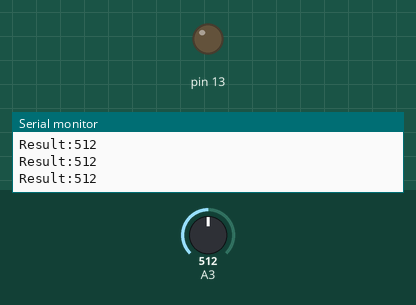
Recording of a sketch running on a simulated Arduino Uno, built with avr-gcc and run on an emulated ATmega328P. On the bench: output pins drawn as LEDs (lit = HIGH), the last lines printed to the serial monitor. Inputs (shaded band) come from the test bench; at power-on: A3 = 512.

Above: at 1.2 s.
1.3 s: A3 set to 308
2.8 s: A3 set to 292
At 3.8 s:
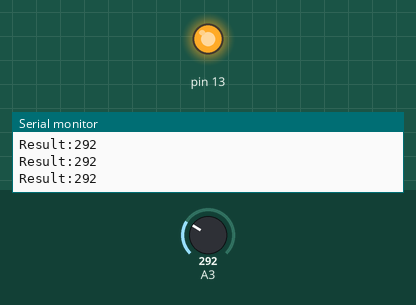
4.3 s: A3 set to 306
At 4.9 s:
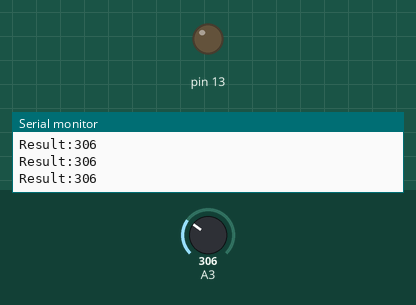
5.8 s: A3 set to 290
At 6.4 s:
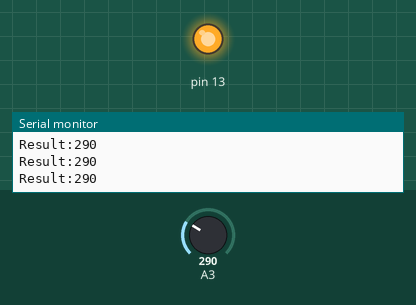
Timing chart, 0 to 8.8 s (numbered marks = the images above; inputs shaded):
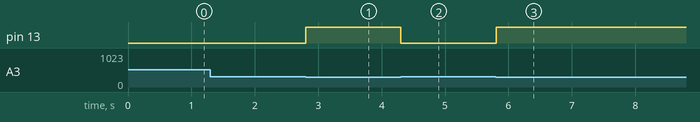

Measured:
- the behaviour switches between 300 and 299 on A3 (found by bisection; images 0 and 1)
- after the input at 2.8 s, pin 13: LOW → HIGH at once
- after the input at 4.3 s, pin 13: HIGH → LOW at once
- after the input at 5.8 s, pin 13: LOW → HIGH at once

The sketch:

ir-barrier.ino
```cpp
int dummyValue;
int measuredValue;

void setup() {
  // put your setup code here, to run once:
  pinMode(13, OUTPUT);
  Serial.begin(9600); // Starts the serial communication
}

void loop() {
  // put your main code here, to run repeatedly:
  measuredValue = analogRead(A3);

  if(measuredValue < 300) {
    digitalWrite(13, HIGH);
  }
  else {
    digitalWrite(13, LOW);
  }
  Serial.print("Result:");
  Serial.println(measuredValue);
}
```
